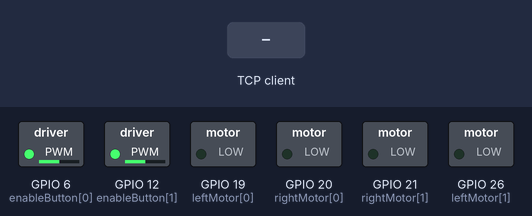
The program below on a simulated Raspberry Pi (BCM pin numbers). Parts: switched loads named in the program (green lamp = pin HIGH). Inputs (shaded band) come from the test bench. One TCP client connects 1 s after the port opens and stays connected; threads take turns every 2 ms; what the program prints to the terminal is not drawn. At 8.8 s the program stops and its outputs stay as they are.

Above: at 1.2 s.
1.3 s: the TCP client sends "L"
At 2.5 s:
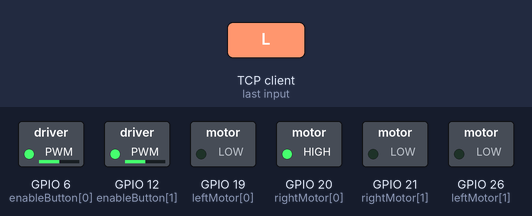
2.8 s: the TCP client sends "R"
At 3.8 s:
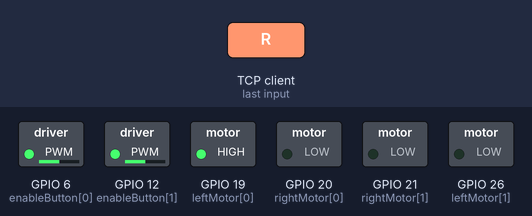
4.3 s: the TCP client sends "F"
At 5.0 s:
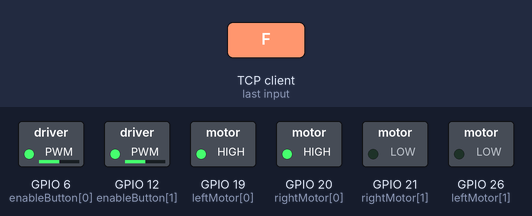
5.8 s: the TCP client sends "B"
At 6.1 s:
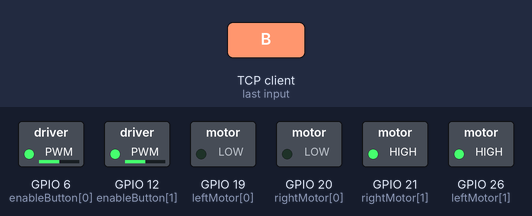
7.3 s: the TCP client sends "E"
At 8.4 s:
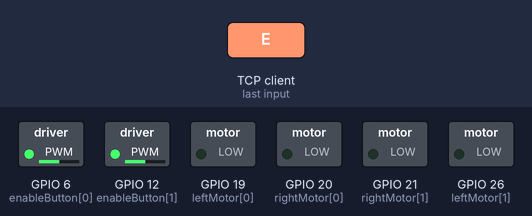
8.8 s: the TCP client sends "C"
At 9.6 s:
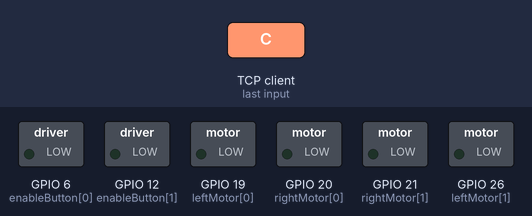
Timing chart, 0 to 10.3 s (numbered marks = the images above; inputs shaded):
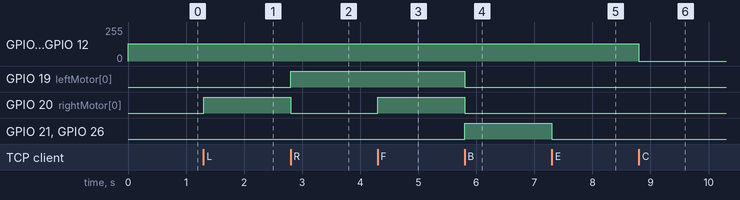

The program:

car.py
```python
#-*- coding: utf-8 -*-
"""
Created on Sat Nov 16 15:05:25 2019

@author: wonseok

need test
"""

import RPi.GPIO as GPIO, sys, socket, threading, time

#recive message(global)
cntlMsg = ''
lock = threading.Lock()

#flag for close
isClose = False
closeFlag = False

#thread - check that client socket connection is alive
def checkConnect(intervalValue):
    interval = intervalValue
    global isClose
    global closeFlag
    '''
    Every [interval] second, server send connect check value 'C'
    '''
    while True:
        #current execute time
        startTime = time.perf_counter()

        checkMsg = "C"

        #client socket send closed
        print("alive check")

        '''
        wait [interval] second
        for client send return value 'C'
        '''

        while True:
            #resourse lock
            lock.acquire()

            #send to connection socket 'c'
            connectCheck = connectionSocket.send(checkMsg.encode('utf-8'))

            #connectCheck is accpet send msg byte, if not 1 is closed
            if connectCheck != 1:
                print("socket closed")
                isClose = True

            #recv 'c' in 30 seconds
            closeFlag = True

            lock.release()

            while time.perf_counter() - startTime < interval:
                pass

            lock.acquire()

            if closeFlag:
                isClose = True

            lock.release()

            break

def waitTime(endTime):
    startTime = time.perf_counter()
    while time.perf_counter() - startTime < endTime:
        pass

#pin output value
HIGH = 1
LOW = 0

#pwm setting(speed, pin)
motor1speed = 50
motor2speed = 50
leftMotor = [19,26]
rightMotor = [20,21]
enableButton = [6, 12]

#GPIO motor pin setting
GPIO.setwarnings(False)
GPIO.setmode(GPIO.BCM)
GPIO.setup(leftMotor[0], GPIO.OUT)
GPIO.setup(leftMotor[1], GPIO.OUT)
GPIO.setup(rightMotor[0], GPIO.OUT)
GPIO.setup(rightMotor[1], GPIO.OUT)

#GPIO first value
GPIO.output(leftMotor[0], LOW)
GPIO.output(leftMotor[1], LOW)
GPIO.output(rightMotor[0], LOW)
GPIO.output(rightMotor[1], LOW)

#GPIO pwm pin setting
GPIO.setup(enableButton[0], GPIO.OUT)
GPIO.setup(enableButton[1], GPIO.OUT)

#pwm bind
pwm1 = GPIO.PWM(enableButton[0], motor1speed)
pwm2 = GPIO.PWM(enableButton[1], motor2speed)

#pwm start
pwm1.start(motor1speed)
pwm2.start(motor2speed)

#ip, port
#ip = input("ip: ")
ip = '192.168.43.250'

#port = input("port: ")
port = 54321

addr = (ip, int(port))

print("ip, port :" + ip + ", ", port)

#bind Server socket
while True:
    while True:
        try:
            serverSocket = socket.socket(socket.AF_INET, socket.SOCK_STREAM)
            print("Make server socket")

            serverSocket.bind(addr)
            print("binded socket")
            break

        except:
            print("reconnect")
            serverSocket.close()
            waitTime(10)
            continue

    #waiting for client socket(1)
    serverSocket.listen(1)

    #get client socket
    connectionSocket, connectAddr = serverSocket.accept();

    print("connect")

    connectionTread = threading.Thread(target=checkConnect, args=(30,), daemon=True)
    connectionTread.start()

    #comunication
    while True:

        #motor output flag (motor1 in1, motor1 in2, motor2 in1, motor2 in2)
        cntlFlag = [LOW, LOW, LOW, LOW]

        #recive
        try:
            cntlMsg = connectionSocket.recv(1)

        #can't handle IOException
        except:
            isClose = True

        finally:
            #if client send socket close
            if cntlMsg == b'':
                isClose = True

            #socket error
            elif cntlMsg == -1:
                isClose = True

        #close
        if isClose:
            connectionSocket.close()
            serverSocket.close()
            pwm1.stop()
            pwm2.stop()
            GPIO.cleanup()
            sys.exit()

        cntlMsg = cntlMsg.decode('utf-8')

        #close
        if cntlMsg == 'E':
            isClose = True
        elif cntlMsg == 'C':
            closeFlag = False
        #newline charator
        elif cntlMsg =='\n':
            continue
        #left
        elif cntlMsg == 'L':
            cntlFlag = [LOW, LOW, HIGH, LOW]
        #Right
        elif cntlMsg == 'R':
            cntlFlag = [HIGH, LOW, LOW, LOW]
        #Foward
        elif cntlMsg == 'F':
            cntlFlag = [HIGH, LOW, HIGH, LOW]
        #Nuetral
        elif cntlMsg == 'N':
            cntlFlag = [LOW, LOW, LOW, LOW]
        #Back
        elif cntlMsg == 'B':
            cntlFlag = [LOW, HIGH, LOW, HIGH]
        #speed value
        elif cntlMsg.isdecimal():
            motor1speed = int(cntlMsg) * 10
            motor2speed = int(cntlMsg) * 10
        #exception
        else:
            print(cntlMsg + "is garbage")

        #change motor speed
        pwm1.ChangeDutyCycle(motor1speed)
        pwm2.ChangeDutyCycle(motor2speed)

        #motor[in1, in2]
        leftMotorFlag = cntlFlag[0:2]
        rightMotorFlag = cntlFlag[2:4]

        GPIO.output(leftMotor[0], leftMotorFlag[0])
        GPIO.output(leftMotor[1], leftMotorFlag[1])
        GPIO.output(rightMotor[0], rightMotorFlag[0])
        GPIO.output(rightMotor[1], rightMotorFlag[1])
```

Measured:
- after the input at 1.3 s, GPIO 20 (rightMotor[0]): LOW → HIGH at once
- after the input at 2.8 s, GPIO 19 (leftMotor[0]): LOW → HIGH at once; GPIO 20 (rightMotor[0]): HIGH → LOW at once
- after the input at 4.3 s, GPIO 20 (rightMotor[0]): LOW → HIGH at once
- after the input at 5.8 s, GPIO 19 (leftMotor[0]), GPIO 20 (rightMotor[0]): HIGH → LOW at once; GPIO 21 (rightMotor[1]), GPIO 26 (leftMotor[1]): LOW → HIGH at once
- after the input at 7.3 s, GPIO 21 (rightMotor[1]), GPIO 26 (leftMotor[1]): HIGH → LOW at once
- after the input at 8.8 s, GPIO 6 (enableButton[0]), GPIO 12 (enableButton[1]): 128/255 → 0/255 at once
